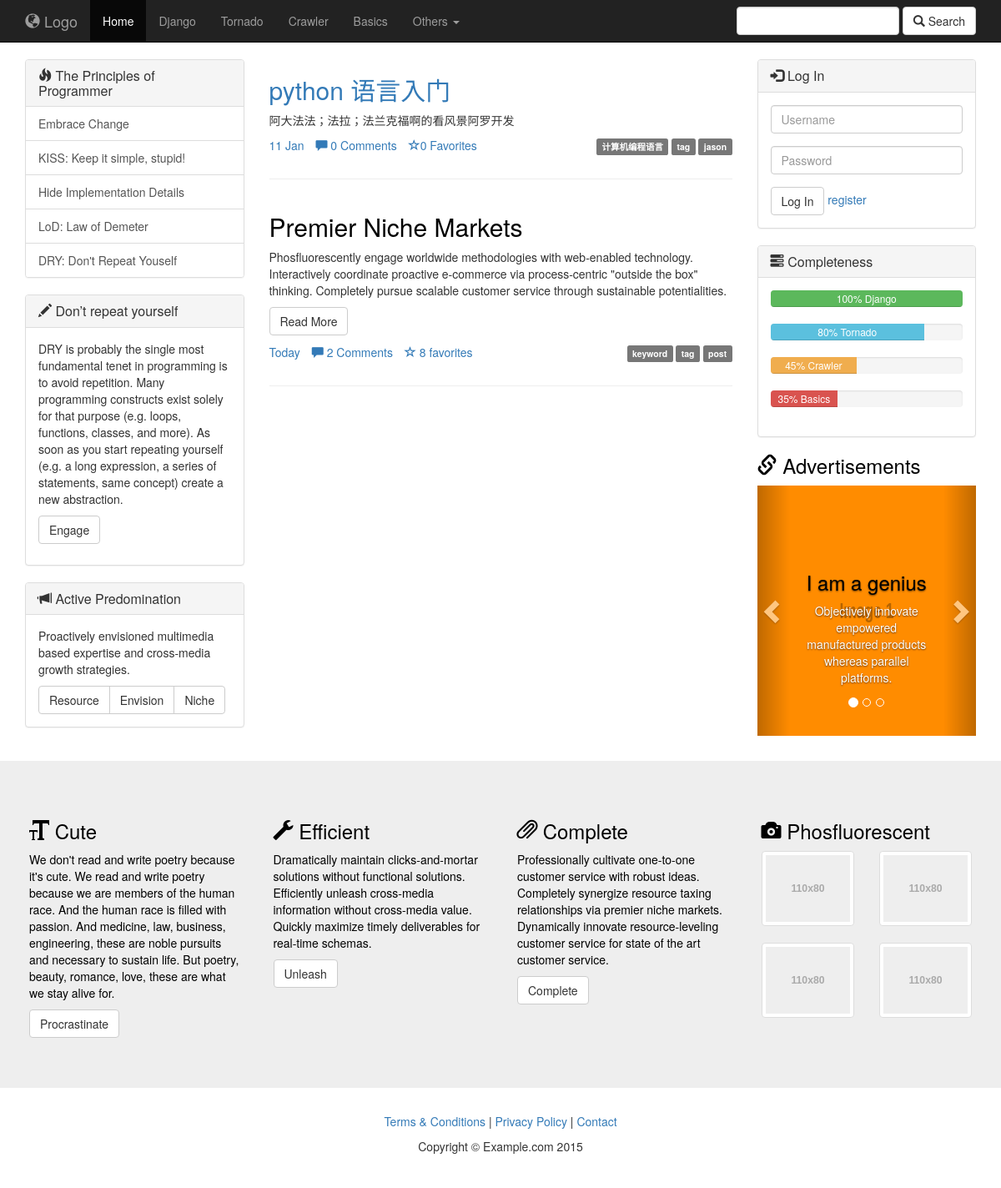
/focus/, run on an earlier commit of the app's database.
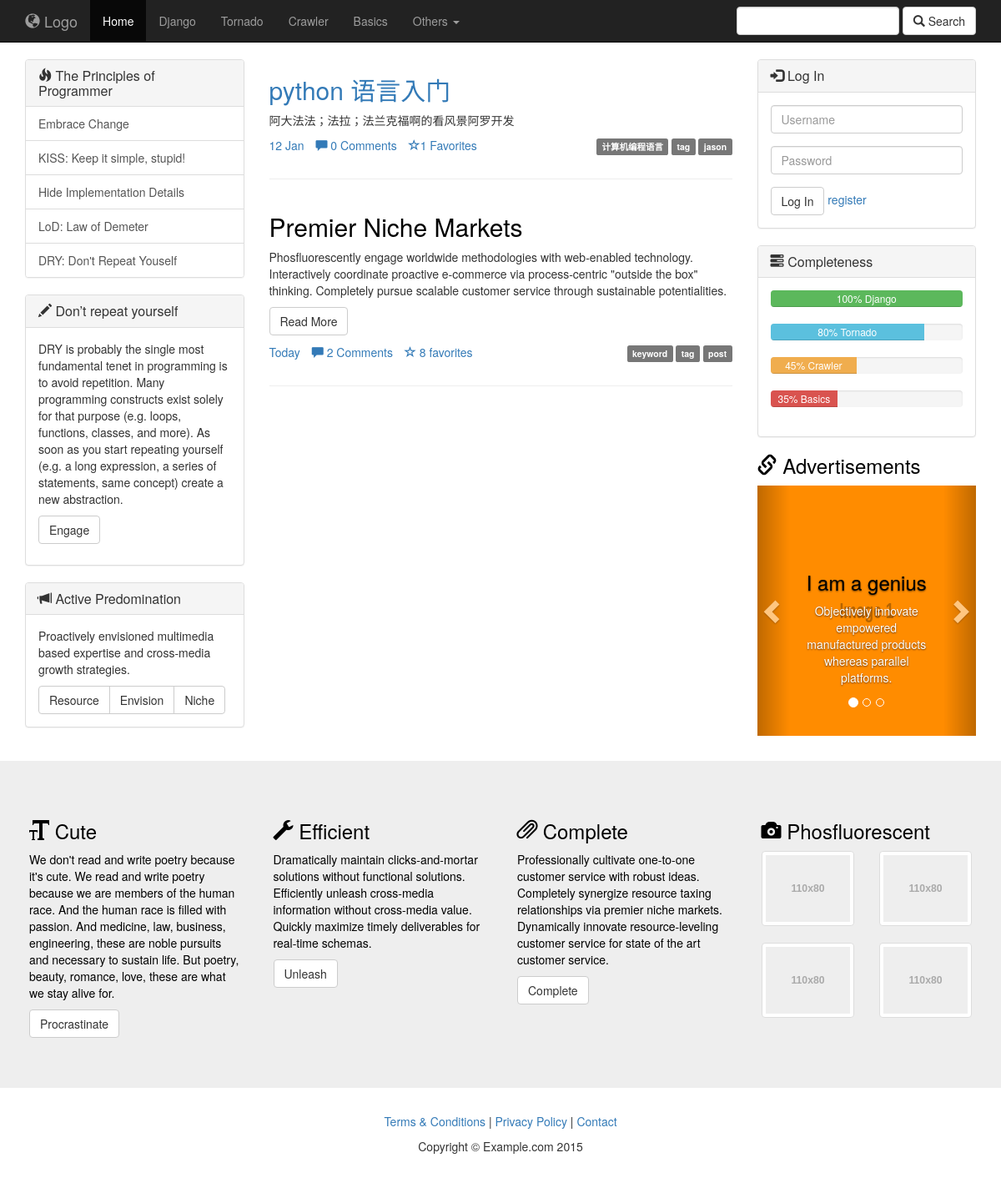
And on a later commit of the database.
### focus/models.py (models this page shows, shortened)
@python_2_unicode_compatible
class Article(models.Model):
    column = models.ForeignKey(Column, blank=True, null=True, verbose_name='belong to', on_delete=models.PROTECT)
    title = models.CharField(max_length=256)
    author = models.ForeignKey('Author', on_delete=models.PROTECT)
    user = models.ManyToManyField('NewUser', blank=True)
    content = models.TextField('content')
    pub_date = models.DateTimeField(auto_now=True, null=True)
    update_time = models.DateTimeField(auto_now=True, editable=True)
    published = models.BooleanField('notDragt', default=True)
    poll_num = models.IntegerField(default=0)
    comment_num = models.IntegerField(default=0)
    keep_num = models.IntegerField(default=0)
    objects=ArticleManager()
    class Meta:
        verbose_name = 'article'
        verbose_name_plural = 'article'

@python_2_unicode_compatible
class Column(models.Model):
    name = models.CharField('column_name', max_length=256)
    intro = models.TextField('introduction', default='')
    def __str__(self):
        return self.name
    class Meta:
        verbose_name = 'column'
        verbose_name_plural = 'colum'
        ordering = ['name']

class Author(models.Model):
    name = models.CharField(max_length=256)
    profile = models.CharField('profile', default='', max_length=256)
    password = models.CharField('password', max_length=256)
    register_date = models.DateTimeField(auto_now_add=True, editable=True)
    def __str__(self):
        return self.name

### focus/views.py (the view)
def index(request):
    latest_article_list = Article.objects.query_by_time()
    loginform = LoginForm()
    context = {'latest_article_list': latest_article_list, 'loginform': loginform}
    return render(request, 'index.html', context)

### focus/forms.py
class LoginForm(forms.Form):
    uid = forms.CharField(
        widget=forms.TextInput(attrs={'class': 'form-control', 'id': 'uid', 'placeholder': 'Username'}))
    pwd = forms.CharField(
        widget=forms.PasswordInput(attrs={'class': 'form-control', 'id': 'pwd', 'placeholder': 'Password'}))

### focus/models.py (called while the page is built)
    def query_by_time(self):
        query=self.get_queryset().order_by('-pub_date')
        return query

### focus/templates/index.html (shortened to what this page needs)
<!DOCTYPE html>
<html lang="en">
<head>
	{% load staticfiles %}
    <link href="{% static "css/bootstrap.min.css" %}" rel="stylesheet">
    <link href="{% static "css/custom.css" %}" rel="stylesheet">
</head>
<body>
    <nav class="navbar navbar-inverse navbar-static-top" role="navigation">
        <div class="container">
            <div class="navbar-header">
                <a class="navbar-brand" href="#"><span class="glyphicon glyphicon-globe"></span> Logo</a>
            </div>
            <div class="collapse navbar-collapse" id="navbar">
                <ul class="nav navbar-nav">
                    <li class="active">
                        <a href="#">Home</a>
                    </li>
                    <li>
                        <a href="#">Django</a>
                    </li>
                    <li>
                        <a href="#">Tornado</a>
                    </li>
                    <li>
                        <a href="#">Crawler</a>
                    </li>
                    <li>
                        <a href="#">Basics</a>
                    </li>
					<li class="dropdown">
						<a href="#" class="dropdown-toggle" data-toggle="dropdown" role="button" aria-haspopup="true" aria-expanded="false">Others <span class="caret"></span></a>
					</li>
                </ul>
				<form class="navbar-form navbar-right" role="search">
					<div class="form-group">
						<input type="text" class="form-control">
					</div>
					<button type="submit" class="btn btn-default"><span class="glyphicon glyphicon-search"></span> Search</button>
				</form>
            </div>
        </div>
    </nav>
<div class="container-fluid">
		<div class="col-sm-3">
			<div class="panel panel-default">
				<div class="panel-heading">
					<h1 class="panel-title"><span class="glyphicon glyphicon-fire"></span> The Principles of Programmer </h1>
				</div>
				<div class="list-group">
					<a href="#" class="list-group-item">Embrace Change </a>
					<a href="#" class="list-group-item">KISS: Keep it simple, stupid!</a>
					<a href="#" class="list-group-item">Hide Implementation Details</a>
					<a href="#" class="list-group-item">LoD: Law of Demeter</a>
					<a href="#" class="list-group-item">DRY: Don't Repeat Youself</a>
				</div>
			</div>
			<div class="panel panel-default">
				<div class="panel-heading">
					<h1 class="panel-title"><span class="glyphicon glyphicon-pencil"></span> Don’t repeat yourself</h1>
				</div>
				<div class="panel-body">
					<p>DRY is probably the single most fundamental tenet in programming is to avoid repetition. Many programming constructs exist solely for that purpose (e.g. loops, functions, classes, and more). As soon as you start repeating yourself (e.g. a long expression, a series of statements, same concept) create a new abstraction.</p>
					<p><button class="btn btn-default">Engage</button></p>
				</div>
			</div>
			<div class="panel panel-default">
				<div class="panel-heading">
					<h3 class="panel-title">
						<span class="glyphicon glyphicon-bullhorn"></span>
						Active Predomination
					</h3>
				</div>
				<div class="panel-body">
					<p>Proactively envisioned multimedia based expertise and cross-media growth strategies.</p>
					<div class="btn-group" role="group">
						<button type="button" class="btn btn-default">Resource</button>
						<button type="button" class="btn btn-default">Envision</button>
						<button type="button" class="btn btn-default">Niche</button>
					</div>
				</div>
			</div>
		</div>
		<div class="col-sm-6">
			{% for article in latest_article_list %}
			<div class="row">
				<article class="col-xs-12">
					<h2><a id="article_title", href="/focus/{{ article.id }}">{{ article.title }}</a></h2>
					<p>{{ article.content|truncatechars_html:80 | safe }}</p>
					<p class="pull-right"><span class="label label-default">{{ article.column }}</span> <span class="label label-default">tag</span> <span class="label label-default">{{ article.author }}</span></p>
					<ul class="list-inline">
						<li><a href="#">{{ article.pub_date | date:"j M" }}</a></li>
						<li><a href="#"><span class="glyphicon glyphicon-comment"></span> {{ article.comment_num }} Comments</a></li>
						<li><a href="#"><span class="glyphicon glyphicon-star-empty"></span>{{ article.keep_num }} Favorites</a></li>
					</ul>
				</article>
			</div>
			<hr>
			{% endfor %}
			<div class="row">
				<article class="col-xs-12">
					<h2>Premier Niche Markets</h2>
					<p>Phosfluorescently engage worldwide methodologies with web-enabled technology. Interactively coordinate proactive e-commerce via process-centric "outside the box" thinking. Completely pursue scalable customer service through sustainable potentialities.</p>
					<p><button class="btn btn-default">Read More</button></p>
					<p class="pull-right"><span class="label label-default">keyword</span> <span class="label label-default">tag</span> <span class="label label-default">post</span></p>
					<ul class="list-inline">
						<li><a href="#">Today</a></li>
						<li><a href="#"><span class="glyphicon glyphicon-comment"></span> 2 Comments</a></li>
						<li><a href="#"><span class="glyphicon glyphicon-star-empty"></span> 8 favorites</a></li>
					</ul>
				</article>
			</div>
			<hr>
		</div>
	  <div class="col-sm-3">
			{% if request.user.is_authenticated %}
			<div class="panel panel-default">
				<div class="panel-heading">
					<h3 class="panel-title">
						<span class="glyphicon glyphicon-user"></span>
						Logged In
					</h3>
				</div>
				<div class="panel-body">
					<div class="form-group">hi:{{ user }} <a href="/focus/logout/"><input class="btn btn-default" type="submit" value="Logout" /></a></div>
				</div>
			</div>
			{% else %}
			<div class="panel panel-default">
				<div class="panel-heading">
					<h3 class="panel-title">
						<span class="glyphicon glyphicon-log-in"></span>
						Log In
					</h3>
				</div>
				<div class="panel-body">
					<form action="/focus/login/" method="post">
						<div class="form-group">
							{{ loginform.uid }}
						</div>
						<div class="form-group">
							{{ loginform.pwd }}
						</div>
						<button type="submit" class="btn btn-default">Log In</button>
                        <a href="register.html">register</a>
					</form>
				</div>
			</div>
 			{% endif %}
			<div class="panel panel-default">
				<div class="panel-heading">
					<h3 class="panel-title">
						<span class="glyphicon glyphicon-tasks"></span>
						Completeness
					</h3>
				</div>
				<div class="panel-body">
					<div class="progress">
						<div class="progress-bar progress-bar-success" role="progressbar" aria-valuenow="100"
						aria-valuemin="0" aria-valuemax="100" style="width:100%">
							100% Django
						</div>
					</div>
					<div class="progress">
						<div class="progress-bar progress-bar-info" role="progressbar" aria-valuenow="80"
						aria-valuemin="0" aria-valuemax="100" style="width:80%">
							80% Tornado
						</div>
					</div>
					<div class="progress">
						<div class="progress-bar progress-bar-warning" role="progressbar" aria-valuenow="45"
						aria-valuemin="0" aria-valuemax="100" style="width:45%">
							45% Crawler
						</div>
					</div>
					<div class="progress">
						<div class="progress-bar progress-bar-danger" role="progressbar" aria-valuenow="35"
						aria-valuemin="0" aria-valuemax="100" style="width:35%">
							35% Basics
						</div>
					</div>
				</div>
			</div>
 			<h3><span class="glyphicon glyphicon-link"></span> Advertisements</h3>
			<div id="side-carousel" class="carousel slide" data-ride="carousel">
				<ol class="carousel-indicators">
					<li data-target="#side-carousel" data-slide-to="0" class="active"></li>
					<li data-target="#side-carousel" data-slide-to="1"></li>
					<li data-target="#side-carousel" data-slide-to="2"></li>
				</ol>
				<div class="carousel-inner" role="listbox">
					<div class="item active">
						<a href="#">
							<img class="img-responsive" src="holder.js/400x300?bg=FF8C00&text=Image%201" alt="">
						</a>
						<div class="carousel-caption">
							<h3>I am a genius</h3>
							<p>Objectively innovate empowered manufactured products whereas parallel platforms.</p>
						</div>
					</div>
				</div>
				<a class="left carousel-control" href="#side-carousel" role="button" data-slide="prev">
				  <span class="glyphicon glyphicon-chevron-left" aria-hidden="true"></span>
				</a>
				<a class="right carousel-control" href="#side-carousel" role="button" data-slide="next">
				  <span class="glyphicon glyphicon-chevron-right" aria-hidden="true"></span>
				</a>
			  </div>
	  </div>
	</div>
	<footer>
		<div class="footer-blurb">
			<div class="container">
				<div class="row">
					<div class="col-sm-3 footer-blurb-item">
						<h3><span class="glyphicon glyphicon-text-size"></span> Cute</h3>
						<p>We don't read and write poetry because it's cute. We read and write poetry because we are members of the human race. And the human race is filled with passion. And medicine, law, business, engineering, these are noble pursuits and necessary to sustain life. But poetry, beauty, romance, love, these are what we stay alive for.</p>
						<p><a class="btn btn-default" href="#">Procrastinate</a></p>
					</div>
					<div class="col-sm-3 footer-blurb-item">
						<h3><span class="glyphicon glyphicon-wrench"></span> Efficient</h3>
						<p>Dramatically maintain clicks-and-mortar solutions without functional solutions. Efficiently unleash cross-media information without cross-media value. Quickly maximize timely deliverables for real-time schemas. </p>
						<p><a class="btn btn-default" href="#">Unleash</a></p>
					</div>
					<div class="col-sm-3 footer-blurb-item">
						<h3><span class="glyphicon glyphicon-paperclip"></span> Complete</h3>
						<p>Professionally cultivate one-to-one customer service with robust ideas. Completely synergize resource taxing relationships via premier niche markets. Dynamically innovate resource-leveling customer service for state of the art customer service.</p>
						<p><a class="btn btn-default" href="#">Complete</a></p>
					</div>
					<div class="col-sm-3 footer-blurb-item">
						<h3><span class="glyphicon glyphicon-camera"></span> Phosfluorescent</h3>
							<div class="row">
								<div class="col-xs-6">
									<a href="#" class="thumbnail">
										<img src="holder.js/110x80" alt="">
									</a>
								</div>
								<div class="col-xs-6">
									<a href="#" class="thumbnail">
										<img src="holder.js/110x80" alt="">
									</a>
								</div>
								<div class="col-xs-6">
									<a href="#" class="thumbnail">
										<img src="holder.js/110x80" alt="">
									</a>
								</div>
								<div class="col-xs-6">
									<a href="#" class="thumbnail">
										<img src="holder.js/110x80" alt="">
									</a>
								</div>
							</div>
					</div>
				</div>
			</div>
        </div>
        <div class="small-print">
        	<div class="container">
        		<p><a href="#">Terms &amp; Conditions</a> | <a href="#">Privacy Policy</a> | <a href="#">Contact</a></p>
        		<p>Copyright &copy; Example.com 2015 </p>
        	</div>
        </div>
	</footer>
</body>
</html>

### focus/static/css/custom.css (style rules this page uses)
h1, h2, h3, h4, h5, h6 { color: black; }
#side-carousel img { margin: 0 auto; }
.footer-blurb { padding: 30px 0; margin-top: 20px; background-color: #eee; color: black; }
.footer-blurb-item { padding: 20px; }
.small-print { background-color: #fff; padding: 30px 0; }
.feature, .page-intro, .article-intro, .small-print { text-align: center; }

What changed in the data, as far as the page shows it:
changed Article "python 语言入门": pub_date "11 Jan" → "12 Jan"; keep_num "0" → "1"
